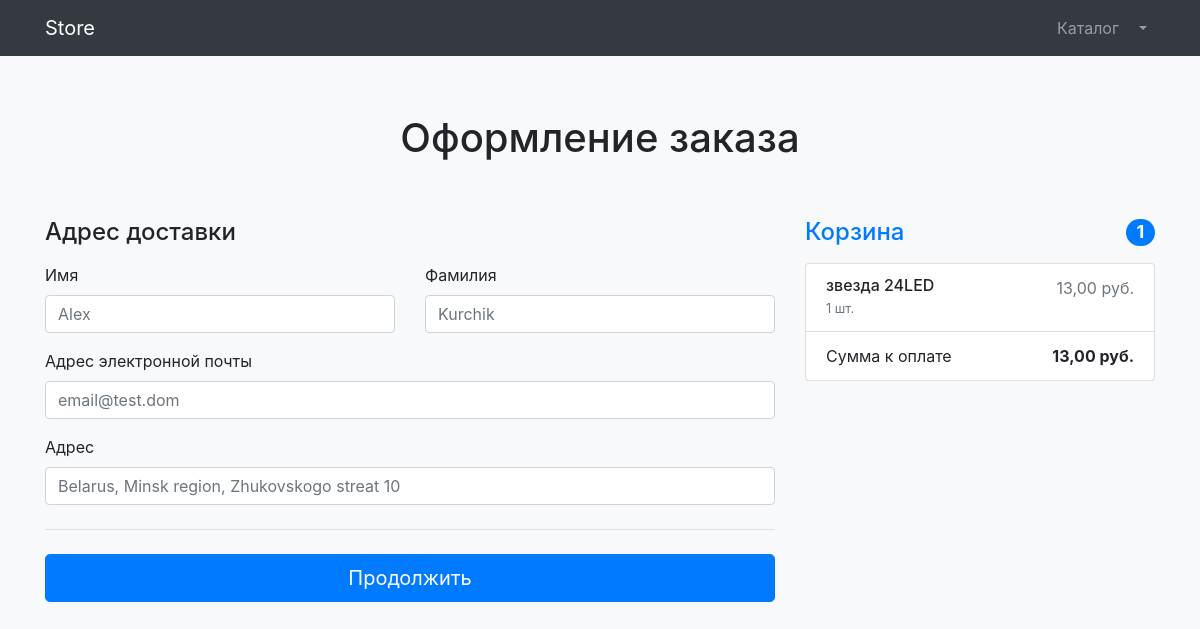
Screenshot of /orders/order-create/ (signed in) with the database file from the repository.
### products/models.py (models this page shows, shortened)
class Basket(models.Model):
    user = models.ForeignKey(to=User, on_delete=models.CASCADE)
    product = models.ForeignKey(to=Product, on_delete=models.CASCADE)
    quantity = models.PositiveSmallIntegerField(default=0)
    created_timestamp = models.DateTimeField(auto_now_add=True)
    objects = BasketQuerySet.as_manager()
    def sum(self):
        return self.product.price * self.quantity

class Product(models.Model):
    name = models.CharField(max_length=128)
    description = models.TextField(null=True, blank=True)
    price = models.DecimalField(max_digits=6, decimal_places=2)
    quantity = models.PositiveIntegerField(default=0)
    image = models.ImageField(upload_to='products_images')
    stripe_product_price_id = models.CharField(max_length=128, null=True, blank=True)
    category = models.ForeignKey(to=ProductCategory, on_delete=models.CASCADE)
    class Meta:
        verbose_name = 'продукт'
        verbose_name_plural = 'продукты'

### orders/views.py (the view, shortened to what this page needs)
# urls.py: path('order-create/', OrderCreateView.as_view(), name='order_create'),
class OrderCreateView(TitleMixin, CreateView):
    template_name = 'orders/order-create.html'
    form_class = OrderForm
    success_url = reverse_lazy('orders:order_create')
    title = 'Store - Оформление заказа'

### orders/forms.py
class OrderForm(forms.ModelForm):
    first_name = forms.CharField(widget=forms.TextInput(attrs={'class': 'form-control', 'placeholder': 'Alex'}))
    last_name = forms.CharField(widget=forms.TextInput(attrs={'class': 'form-control', 'placeholder': 'Kurchik'}))
    email = forms.EmailField(widget=forms.EmailInput(attrs={'class': 'form-control', 'placeholder': 'email@test.dom'}))
    address = forms.CharField(widget=forms.TextInput(attrs={
        'class': 'form-control',
        'placeholder': 'Belarus, Minsk region, Zhukovskogo streat 10',
    }))
    class Meta:
        model = Order
        fields = ('first_name', 'last_name', 'email', 'address', )

### common/views.py (called while the page is built)
    def get_context_data(self, **kwargs):
        context = super(TitleMixin, self).get_context_data(**kwargs)
        context['title'] = self.title
        return context

### products/context_processors.py (called while the page is built)
def baskets(requst):
    user = requst.user
    return {'baskets': Basket.objects.filter(user=user) if user.is_authenticated else []}

### products/models.py (called while the page is built)
    def total_sum(self):
        return sum(basket.sum() for basket in self)

    def total_quantity(self):
        return sum(basket.quantity for basket in self)

### orders/templates/orders/order-create.html (shortened to what this page needs)
{% extends 'products/base.html' %}
{% load humanize %}
{% block content %}
  <section>
    <div class="alert alert-warning text-center" role="alert">
    </div>
    <div class="container">
        <div class="py-5 text-center">
            <h1>Оформление заказа</h1>
        </div>
        <div class="row g-5">
            <div class="col-md-5 col-lg-4 order-md-last">
                <h4 class="d-flex justify-content-between align-items-center mb-3">
                    <span class="text-primary">Корзина</span>
                    <span class="badge badge-primary badge-pill text-white">{{ baskets.total_quantity }}</span>
                </h4>
                <ul class="list-group mb-3">
                    {% for basket in baskets %}
                        <li class="list-group-item d-flex justify-content-between lh-sm">
                        <div>
                            <h6 class="my-0">{{ basket.product.name }}</h6>
                            <small class="text-muted">{{ basket.quantity }} шт.</small>
                        </div>
                        <span class="text-muted">{{ basket.sum|intcomma }} руб.</span>
                    </li>
                    {% endfor %}
                    <li class="list-group-item d-flex justify-content-between">
                        <span>Сумма к оплате</span>
                        <strong>{{ baskets.total_sum|intcomma }} руб.</strong>
                    </li>
                </ul>
            </div>
            <div class="col-md-7 col-lg-8">
                <h4 class="mb-3">Адрес доставки</h4>
                <form action="{% url 'orders:order_create' %}" method="post">
                    <div class="row g-3">
                        <div class="col-sm-6">
                            <label for="{{ form.first_name.id_for_label }}" class="form-label">Имя</label>
                            {{ form.first_name }}
                        </div>
                        <div class="col-sm-6">
                            <label for="{{ form.last_name.id_for_label }}" class="form-label">Фамилия</label>
                            {{ form.last_name }}
                        </div>
                        <div class="col-12 mt-3">
                            <label for="{{ form.email.id_for_label }}" class="form-label">Адрес электронной почты</label>
                            {{ form.email }}
                        </div>
                        <div class="col-12 mt-3">
                            <label for="{{ form.email.address }}" class="form-label">Адрес</label>
                            {{ form.address }}
                        </div>
                    </div>
                    <hr class="my-4">
                    <button class="w-100 btn btn-primary btn-lg" type="submit">Продолжить</button>
                </form>
            </div>
        </div>
    </div>
</section>
{% endblock %}

### rows the page displays
Basket: total_quantity "1", product.name "звезда 24LED", quantity "1", sum "13,00", total_sum "13,00"
